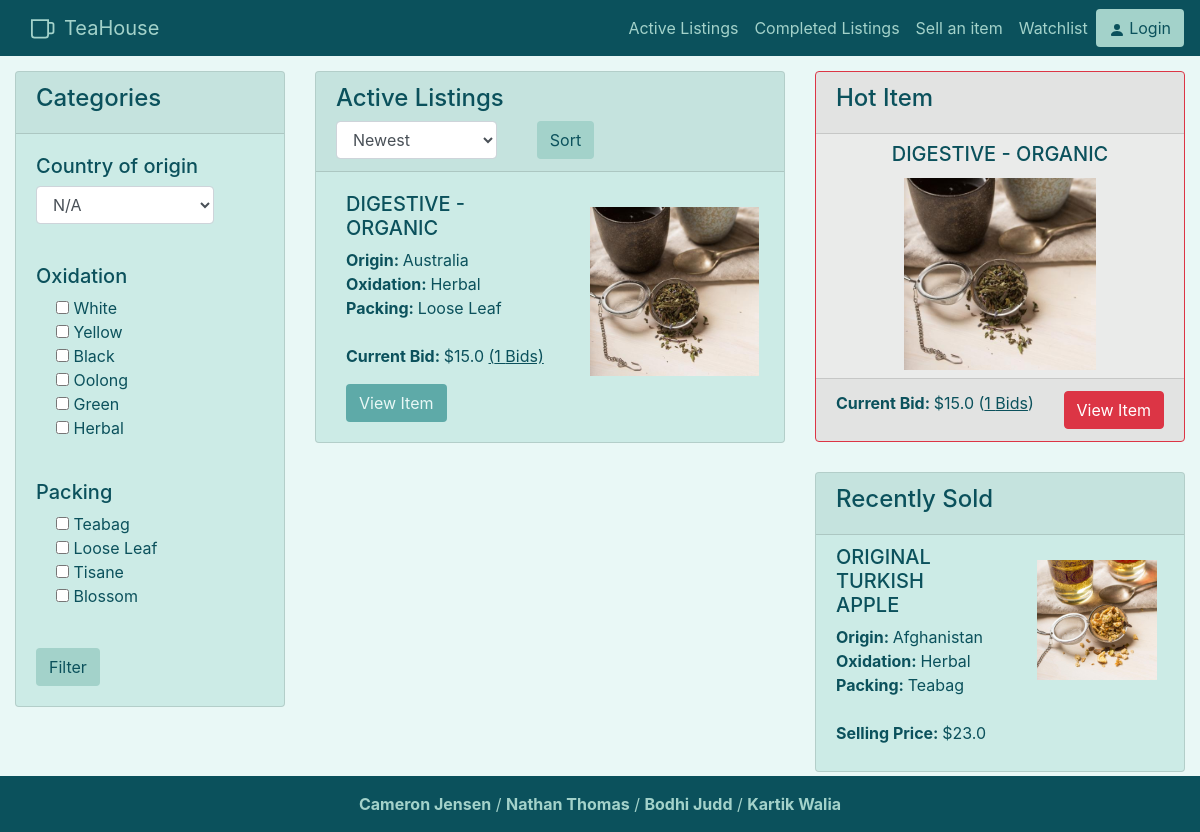
The page / on the database its author committed.
### auction/models.py (models this page shows)
class auctionListing(db.Model):
    __tablename__ = 'auctionListing'
    __table_args__ = {'extend_existing': True}
    id = db.Column(db.Integer, primary_key=True)
    user_id = db.Column(db.Integer, db.ForeignKey('users.id'), nullable=False)
    start_time = db.Column(db.DateTime, default=datetime.now(), nullable=False)
    end_time = db.Column(db.DateTime, nullable=False)
    starting_bid = db.Column(db.Float, nullable=False) #make 0 minimum
    current_bid = db.Column(db.Float, nullable=False) #same as above
    photos_url = db.Column(db.String())
    description = db.Column(db.String(255))
    weight = db.Column(db.Float, nullable=False)
    title = db.Column(db.String(100), nullable=False)
    tea_name = db.Column(db.String(60), nullable=False)
    origin_country = db.Column(db.String(60), nullable=False)
    oxidation = db.Column(db.String(60), nullable=False)
    packing = db.Column(db.String(60), nullable=False)
    bid_status = db.Column(db.Integer, nullable=False)
    total_bids = db.Column(db.Integer, nullable=False)

### auction/views.py (the view)
@bp.route('/')
def index():
    isSold = 1
    if(request.args.get('isSold')=='1'):
        isSold = 0
    allActives = auctionListing.query.filter_by(bid_status = isSold).order_by(desc(auctionListing.start_time))
    for currentItem in allActives:
        remainingTime = (currentItem.end_time - datetime.now()) # get time
        if(remainingTime < timedelta(0)):
            currentItem.bid_status = 0
            db.session.commit()
    if(len(request.args)>0):
        auctionItems = eval(f"auctionListing.query.filter_by(bid_status = {isSold}){getURLParams(request)}.order_by({getSortOrder(request)})")
    else:
        auctionItems = allActives
    hotItem = auctionListing.query.filter_by(bid_status = 1).order_by(desc(auctionListing.total_bids)).first()
    recentlySold = auctionListing.query.filter(auctionListing.current_bid != 0).filter_by(bid_status = 0).order_by(desc(auctionListing.end_time)).first()
    if(isSold == 1):
        return render_template('index.html', items = auctionItems.order_by(desc(auctionListing.start_time)), hotItem = hotItem, recentlySold = recentlySold)
    else:
        return render_template('soldItems.html', items = auctionItems.order_by(desc(auctionListing.start_time)))

### auction/templates/index.html (shortened to what this page needs)
{% extends 'base.html' %}
{% block content %}
    <div style="margin:auto;padding-top:15px" class="row">
        <div class="col-lg-3">
            <div class="card">
                <div class="card-header">
                    <h4>Categories</h4>
                </div>
                <form>
                    <div id="categories" class="row">
                        <div class="col-lg-10">
                            <article class="card-group-item">
                                <div class="card-body">
                                    <h5>Country of origin</h5>
                                    <select id="originInput" name="originInput" class="form-control">
                                        <option value="null">N/A</option>
                                    </select>
                                </div>
                            </article>
                        </div>
                        <div class="col-lg-10">
                            <article class="card-group-item">
                                <div class="card-body">
                                    <h5>Oxidation</h5>
                                    <div class="formCheck">
                                        <input type="checkbox" name="White" id="WhiteFilter">
                                        <label class="form-check-label" for="WhiteFilter">White</label>
                                    </div>
                                    <div class="formCheck">
                                        <input type="checkbox" name="Yellow" id="YellowFilter">
                                        <label class="form-check-label" for="YellowFilter">Yellow</label>
                                    </div>
                                    <div class="formCheck">
                                        <input type="checkbox" name="Black" id="BlackFilter">
                                        <label class="form-check-label" for="BlackFilter">Black</label>
                                    </div>
                                    <div class="formCheck">
                                        <input type="checkbox" name="Oolong" id="OolongFilter">
                                        <label class="form-check-label" for="OolongFilter">Oolong</label>
                                    </div>
                                    <div class="formCheck">
                                        <input type="checkbox" name="Green" id="GreenFilter">
                                        <label class="form-check-label" for="GreenFilter">Green</label>
                                    </div>
                                    <div class="formCheck">
                                        <input type="checkbox" name="Herbal" id="HerbalFilter">
                                        <label class="form-check-label" for="HerbalFilter">Herbal</label>
                                    </div>
                                </div>
                            </article>
                        </div>
                        <div class="col-lg-10">
                            <article class="card-group-item">
                                <div class="card-body">
                                    <h5>Packing</h5>
                                    <div class="formCheck">
                                        <input type="checkbox" name="Teabag" id="bagFilter">
                                        <label class="form-check-label" for="bagFilter">Teabag</label>
                                    </div>
                                    <div class="formCheck">
                                        <input type="checkbox" name="Loose Leaf" id="looseFilter">
                                        <label class="form-check-label" for="looseFilter">Loose Leaf</label>
                                    </div>
                                    <div class="formCheck">
                                        <input type="checkbox" name="Tisane" id="TisaneFilter">
                                        <label class="form-check-label" for="TisaneFilter">Tisane</label>
                                    </div>
                                    <div class="formCheck">
                                        <input type="checkbox" name="Blossom" id="BlossomFilter">
                                        <label class="form-check-label" for="BlossomFilter">Blossom</label>
                                    </div>
                                </div>
                            </article>
                            <article class="card-group-item">
                                <div class="card-body">
                            <input type="submit" class="btn btn-default" value="Filter">
                                </div>
                            </article>
                        </div>
                    </div>
            </div>
            <div style="height: 30px;"></div>
        </div>
        <div class="col-lg-5">
            <div class="listing card">
                <div class="card-header">
                    <h4>Active Listings </h4>
                    <div class="row">
                       <div class="col-5">
                        <select style="width: 100%" id="sortBy" name="sortBy" class="form-control">
                            <option value="1">Newest</option>
                        </select>
                    </div>
                        <div class="col">
                            <input style = "float: left; margin-left:10px;" type="submit" class="btn btn-default" value="Sort">
                        </div>
                    </div>
                </div>
                {% for item in items %}
                <div class="card-block listed-item">
                    <div class="row">
                        <div class="col">
                            <h5>{{item.title}}</h5>
                            <p><strong>Origin: </strong>{{item.origin_country}}<br>
                                <strong>Oxidation: </strong>{{item.oxidation}}<br>
                                <strong>Packing: </strong>{{item.packing}}<br><br>
                                <strong>Current Bid: </strong>${{item.current_bid}} <u>({{item.total_bids}} Bids)</u>
                            </p>
                            <a href="/tea/{{item.id}}" class="btn btn-default item-btn">View Item</a>
                        </div>
                        <div class="col">
                            <img class="product-img" src="{{item.photos_url}}">
                        </div>
                    </div>
                </div>
                {% endfor %}
            </div>
            <div style="height: 30px;"></div>
        </div>
        <div class="col-sm">
            <div class="hot card border-danger">
                <div class="card-header">
                    <h4>Hot Item</h4>
                </div>
                <h5 class="hot-title card-title">{{hotItem.title}}</h5>
                <img src="{{hotItem.photos_url}}" class="card-img-bottom" alt="{{hotItem.title}}">
                <div class="card-footer">
                    <span><b>Current Bid: </b>${{hotItem.current_bid}} (<u>{{hotItem.total_bids}} Bids</u>)</span><a href="/tea/{{hotItem.id}}" class="hotbtn btn btn-danger">View Item</a>
                </div>
            </div>
            <div style="height: 30px;"></div>
            <div class="recent card">
                <div class="card-header">
                    <h4>Recently Sold</h4>
                </div>
                <div class="card-block recent-item">
                    <div class="row">
                        <div class="col-6">
                            <h5>{{recentlySold.title}}</h5>
                            <p><strong>Origin: </strong>{{recentlySold.origin_country}}<br>
                                <strong>Oxidation: </strong>{{recentlySold.oxidation}}<br>
                                <strong>Packing: </strong>{{recentlySold.packing}}<br><br>
                                <strong>Selling Price: </strong>${{recentlySold.current_bid}}
                            </p>
                        </div>
                        <div class="col">
                            <img class="product-img recent-img" src="{{recentlySold.photos_url}}">
                        </div>
                    </div>
                </div>
            </div>
        </div>
    </div>
{% endblock %}

### auction/static/css/style.css (style rules this page uses)
:root { --main: #5eaaa8; --light: #a3d2ca; --cardcol: #ccebe6; --dark: #0b515c; --darker: #03323a; --beige: #e8ded2; --lighter: #e9f8f6; }
body { background-color: var(--lighter); }
.btn-default { background-color: var(--light); color: var(--dark); }
.item-btn { background-color: var(--main) !important; color: var(--lighter) !important; }
.formCheck { padding-left: 20px; }
.card { background-color: var(--cardcol); color: var(--dark); }
.card-img-bottom { height: 200px; object-fit: contain; padding-bottom: 8px }
.product-img { max-height:200px; max-width:100%; min-height: 91px; height:auto; width:auto; display: block; margin: auto; object-fit: cover; padding: 15px;; }
.recent-img { max-height:150px; }
.listed-item { padding: 20px 10px 20px 30px; min-height: 240px; }
.recent-item { padding: 10px 10px 10px 20px; min-height: 170px; }
.hot { background-color: rgba(253, 0, 0, 0.05); }
.hot-title { text-align: center; padding-top: 8px }
.hotbtn { float: right; }
p,h3 { color: var(--dark) }

### rows shown on the page
auctionListing: title "DIGESTIVE - ORGANIC", origin_country "Australia", oxidation "Herbal", packing "Loose Leaf", current_bid "15.0", total_bids "1", photos_url (picture)
auctionListing: title "ORIGINAL TURKISH APPLE", origin_country "Afghanistan", oxidation "Herbal", packing "Teabag", current_bid "23.0", photos_url (picture)
